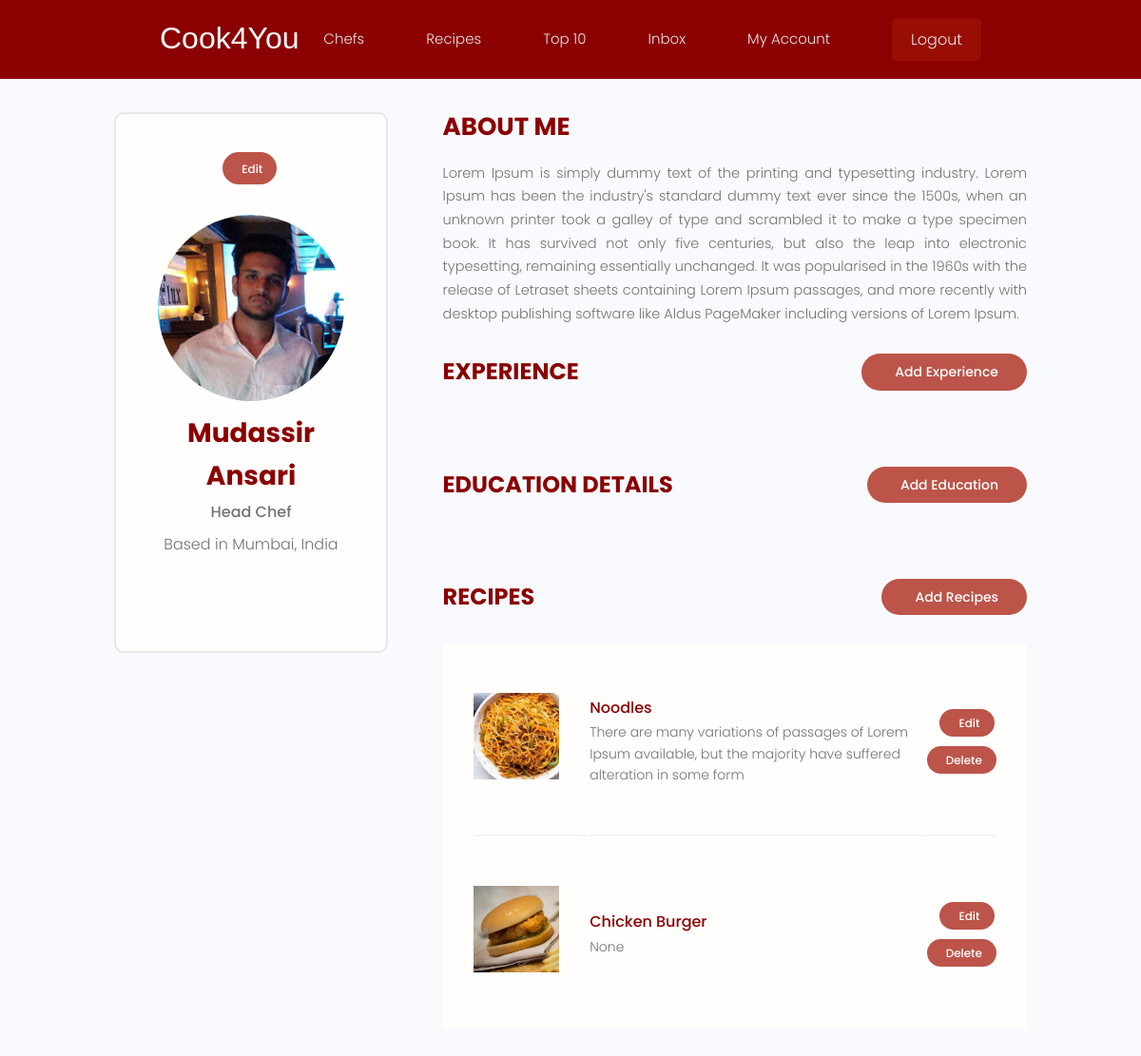
The page /user-account/ (signed in) on the database its author committed.
### users/models.py (models this page shows, shortened)
class Profile(models.Model):
    user = models.OneToOneField(User, on_delete=models.CASCADE, null=True, blank=True)
    name = models.CharField(max_length=200, null=True, blank=True)
    email = models.EmailField(max_length=200, null=True, blank=True)
    username = models.CharField(max_length=200, null=True, blank=True)
    profile = models.ImageField(null=True, blank=True, upload_to='profiles', default='profiles/default.png')
    location = models.CharField(max_length=200, null=True, blank=True)
    tagline = models.CharField(max_length=400,null=True, blank=True)
    bio = models.TextField(null=True, blank=True)
    cuisine = models.ManyToManyField('Cuisine', blank=True)
    social_twitter = models.CharField(max_length=200, null=True, blank=True)
    social_facebook = models.CharField(max_length=200, null=True, blank=True)
    social_instagram = models.CharField(max_length=200, null=True, blank=True)
    resume = models.CharField(max_length=500, null=True, blank=True)
    created = models.DateTimeField(auto_now_add=True)
    id = models.UUIDField(default=uuid.uuid4, primary_key=True, unique=True, editable=False)
    class Meta:
        ordering = ['-id']
    @property
    def imageURL(self):
        try:
            url = self.profile.url
        except:
            url = '/media/profiles/default.png'
        return url

### recipes/models.py (models this page shows, shortened)
class Recipe(models.Model):
    owner = models.ForeignKey(Profile, on_delete=models.CASCADE, null=True, blank=True)
    title = models.CharField(max_length=200, null=True, blank=True)
    description = models.CharField(max_length=250, null=True, blank=True)
    ingredients = models.TextField(null=True, blank=True)
    procedure = models.TextField(null=True, blank=True)
    cuisine = models.ManyToManyField(Cuisine, blank=True)
    image = models.ImageField(null=True, blank=True, upload_to='recipes', default='profiles/default.png')
    vote_total = models.IntegerField(default=0, null=True, blank=True)
    vote_ratio = models.IntegerField(default=0, null=True, blank=True)
    created = models.DateTimeField(auto_now_add=True)
    id = models.UUIDField(default=uuid.uuid4, unique=True, primary_key=True, editable=False)
    class Meta:
        ordering = ['-id']
    @property
    def imageURL(self):
        try:
            url = self.image.url
        except:
            url = '/media/profiles/default.png'
        return url

### users/views.py (the view)
# urls.py: path('user-account/', views.userAccount, name='user-account'),
@login_required(login_url='login')
def userAccount(request):
    profile = request.user.profile
    experiences = profile.experience_set.all()
    educations = profile.education_set.all()
    recipes = profile.recipe_set.all()
    context = {"profile": profile, 'recipes': recipes, 'experiences': experiences, 'educations': educations}
    return render(request, 'users/account.html', context)

### users/templates/users/account.html (shortened to what this page needs)
{% extends 'main.html' %}
{% block content %}
  <main class="settingsPage profile my-md">
    <div class="container">
      <div class="layout">
        <div class="column column--1of3">
          <div class="card text-center">
            <div class="card__body dev">
              <a class="tag tag--pill tag--main settings__btn" href="{% url 'edit-account' %}"> Edit</a>
              <img class="avatar avatar--xl dev__avatar" src="{{profile.imageURL}}" />
              <h2 class="dev__name">{{profile.name}}</h2>
              <p class="dev__title">{{profile.tagline}}</p>
              <p class="dev__location">Based in {{profile.location}}</p>
            </div>
          </div>
        </div>
        <div class="column column--2of3">
          <div class="devInfo">
            <h3 class="devInfo__title">About Me</h3>
            <p class="devInfo__about">
              {{profile.bio}}
            </p>
          </div>
          <div class="settings">
            <h3 class="settings__title">Experience</h3>
            <a class="tag tag--pill tag--main settings__btn tag--lg" href="{% url 'add-experience' %}"> Add Experience</a>
          </div>
          <div class="settings">
            <h3 class="settings__title">Education Details</h3>
            <a class="tag tag--pill tag--main settings__btn tag--lg" href="{% url 'add-education' %}"> Add Education</a>
          </div>
          <div class="settings">
            <h3 class="settings__title">Recipes</h3>
            <a class="tag tag--pill tag--main settings__btn tag--lg" href="{% url 'create-recipe' %}"> Add Recipes</a>
          </div>
          <table class="settings__table">
            {% for recipe in recipes %}
            <tr>
              <td class="settings__thumbnail">
                <a href="{% url 'single-recipe' recipe.id %}"><img src="{{recipe.imageURL}}" alt="Project Thumbnail" /></a>
              </td>
              <td class="settings__tableInfo">
                <a href="{% url 'single-recipe' recipe.id %}">{{recipe.title}}</a>
                <p>{{recipe.description}}</p>
              </td>
              <td class="settings__tableActions">
                <a class="tag tag--pill tag--main settings__btn" href="{% url 'update-recipe' recipe.id %}"> Edit</a>
                <a class="tag tag--pill tag--main settings__btn" href="{% url 'delete-recipe' recipe.id %}">
                  Delete</a>
              </td>
            </tr>
            {% endfor %}
          </table>
        </div>
      </div>
    </div>
  </main>
{% endblock %}

### static/styles/app.css (style rules this page uses)
:root { --color-sub:darkred; }
.card { border: 2px solid var(--color-light); }
img { width: 100%; }
.profile .card > .dev { padding: 4rem; }
.dev__avatar { display: block; margin: auto; }
.dev__name { color: var(--color-sub); font-size: 2.8rem; font-weight: 700; margin-top: 1rem; margin-bottom: 0.5rem; }
.dev__title { font-size: 1.6rem; font-weight: 500; line-height: 1.3; }
.dev__location { margin-top: 1rem; }
.devInfo { margin-bottom: 3rem; }
.devInfo__title, .devInfo__subtitle { font-size: 2.6rem; color: var(--color-sub); text-transform: uppercase; font-weight: 700; margin-bottom: 1.5rem; }
.devInfo__about, .devSkill__info { font-size: 1.45rem; line-height: 1.7; text-align: justify; }
.settingsPage .dev > .settings__btn { display: inline-block; margin-bottom: 3rem; }
.settings { display: flex; justify-content: space-between; align-items: center; }
.settings__title { font-size: 2.4rem; text-transform: uppercase; font-weight: 700; color: var(--color-sub); }
.settings__table { margin-top: 3rem; margin-bottom: 5rem; padding: 0 3rem; background: var(--color-white); }
.settings__table tr { width: 100%; }
.settings__table tr > td { padding: 2rem 0; }
.settings__table tr:not(:last-child) td { border-bottom: 2px solid var(--color-white-light); }
.settings__thumbnail { width: 23%; min-width: 10rem; }
.settings__thumbnail img { padding-right: 3rem; height: 15rem; object-fit: contain; }
.settings__tableInfo { width: 100%; }
.settings__tableInfo h4, .settings__tableInfo a { padding-right: 1rem; width: auto; font-size: 1.6rem; font-weight: 500; color: var(--color-sub); }
.settings__tableInfo p { font-size: 1.4rem; }
.settings__tableActions { text-align: right; }

### static/uikit/styles/modules/_variables.css (style rules this page uses)
:root { --color-main: white; --color-main-light: #bc5449; --color-sub: #990e02 ; --color-sub-light: #990e02; --color-sub-lighter: #d0312d; --color-text: #737373; --color-gray: #8b8b8b; --color-light: #e5e7eb; --color-light-gray: #767676; --color-bg: #f8fafd; --color-white: #fffefd; --color-white-light: #f3f3f3; --color-success: #359e64; --color-success-bg: #def8e8; --color-error: #fc4b0b; --color-error-bg: #fff2ee; --font-base: 'Poppins', arial, helvetica, 'Segoe UI', roboto, ubuntu, sans-serif; --font-monospace: 'Fira Code', 'Courier New', courier, monospace; --font-regular: 300; --font-medium: 500; --font-bold: 700; --generic-shadow: 1px 1px 5px #00000010; --generic-transition: all 0.3s ease-in-out; }

### static/uikit/styles/modules/_base.css (style rules this page uses)
* { margin: 0; padding: 0; box-sizing: border-box; text-rendering: optimizeLegibility; color: inherit; font-size: inherit; }
html { font-size: 50%; }
@media only screen and (min-width: 480px) { html { font-size: 56.25%; } }
@media only screen and (min-width: 1200px) { html { font-size: 62.5%; } }
body { line-height: 1.6; font-weight: 400; font-size: 1.5rem; color: var(--color-text); background-color: var(--color-bg); min-height: 100vh; }

### static/uikit/styles/modules/_typography.css (style rules this page uses)
* { font-family: var(--font-base); }
h2 { font-size: 3.6rem; font-weight: var(--font-bold); }
h3 { font-size: 3.2rem; font-weight: var(--font-medium); }
p, span, strong { font-size: 1.6rem; color: var(--color-text); font-weight: var(--font-regular); }
a { padding-bottom: 2px; text-decoration: none; display: inline-block; color: var(--color-main); font-weight: var(--font-medium); }

### static/uikit/styles/modules/_utilities.css (style rules this page uses)
.container { width: 92%; max-width: 165rem; margin: 0 auto; box-sizing: border-box; }
@media screen and (min-width: 1000px) { .container { width: 90%; } }
@media screen and (min-width: 1200px) { .container { width: 80%; } }
.text-center { text-align: center; }
.my-md { margin: 3rem auto; }

### static/uikit/styles/modules/_avatar.css (style rules this page uses)
.avatar { border-radius: 50%; border: 2px solid var(--color-main); object-fit: cover; }
.avatar--xl { height: 20rem; width: 20rem; }

### static/uikit/styles/modules/_card.css (style rules this page uses)
.card { border-radius: 1rem; background-color: var(--color-white); border: 1.5px solid var(--color-light); width: auto; height: auto; margin-top: 0.5rem; margin-bottom: 0.5rem; overflow: hidden; }
.card__body, .card__header { padding: 2rem 2.5rem; }

### static/uikit/styles/modules/_tag.css (style rules this page uses)
.tag { display: inline-flex; align-items: center; background-color: var(--color-sub); height: -webkit-fit-content; height: -moz-fit-content; height: fit-content; width: -webkit-fit-content; width: -moz-fit-content; width: fit-content; border-radius: 0.5rem; padding: 0.5rem 1.5rem; font-size: 1.2rem; cursor: pointer; }
.tag:not(:last-child) { margin-right: 0.25rem; margin-bottom: 0.75rem; }
.tag--pill { border-radius: 5rem; }
.tag--main, .tag--main > small { background: var(--color-main-light); color: var(--color-main); font-weight: 500; }
.tag--lg { padding: 0.8rem 3rem; font-size: 1.4rem; }

### rows shown on the page
Profile: imageURL (picture), name "Mudassir Ansari", tagline "Head Chef", location "Mumbai, India", bio "Lorem Ipsum is simply dummy text of the printing and typesetting industry. Lorem Ipsum has been the industry's standard dummy text ever since the 1500s, when an unknown printer took a galley of type and scrambled it to make a type specimen book. It has survived not only five centuries, but also the leap into electronic typesetting, remaining essentially unchanged. It was popularised in the 1960s with the release of Letraset sheets containing Lorem Ipsum passages, and more recently with desktop publishing software like Aldus PageMaker including versions of Lorem Ipsum."
Recipe: imageURL (picture), title "Noodles", description "There are many variations of passages of Lorem Ipsum available, but the majority have suffered alteration in some form"
Recipe: imageURL (picture), title "Chicken Burger", description "None"
